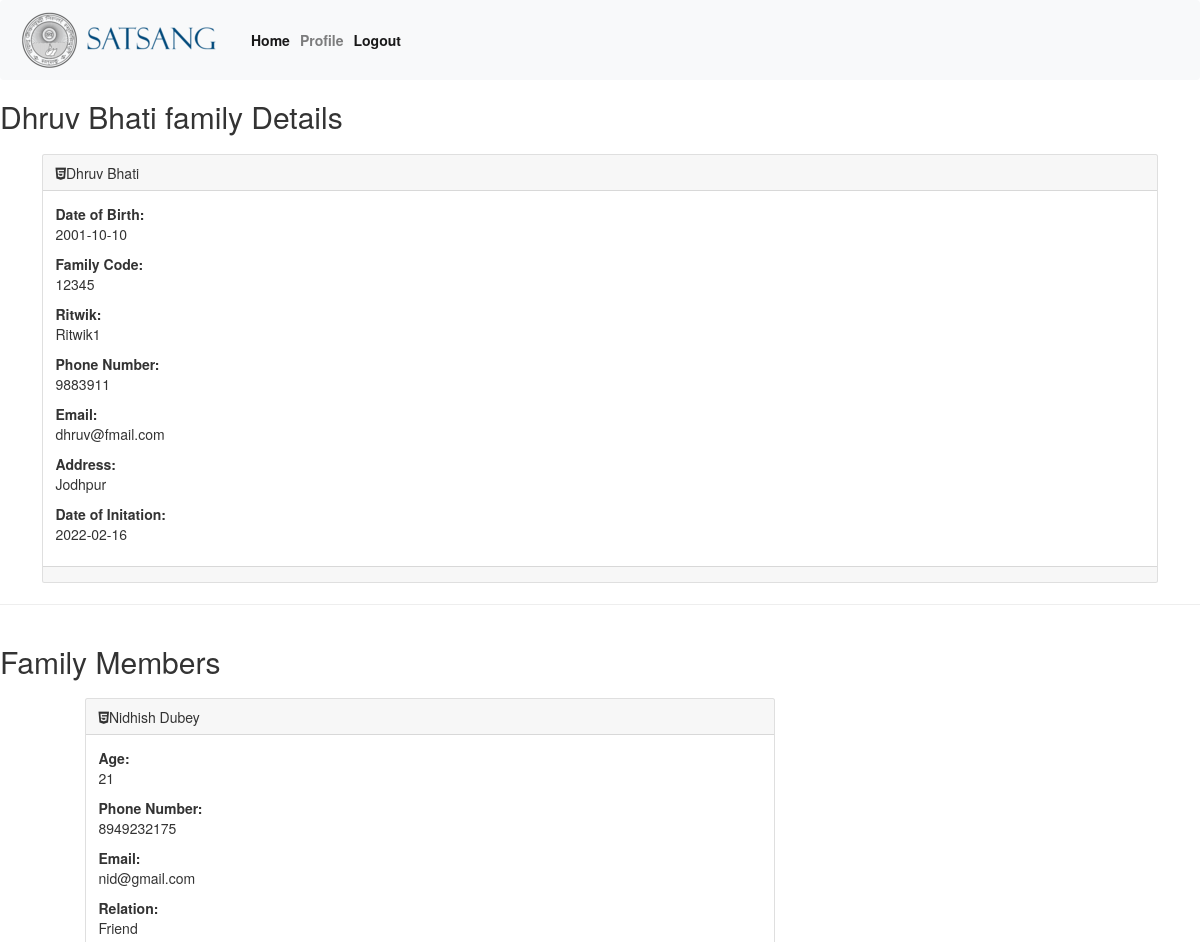
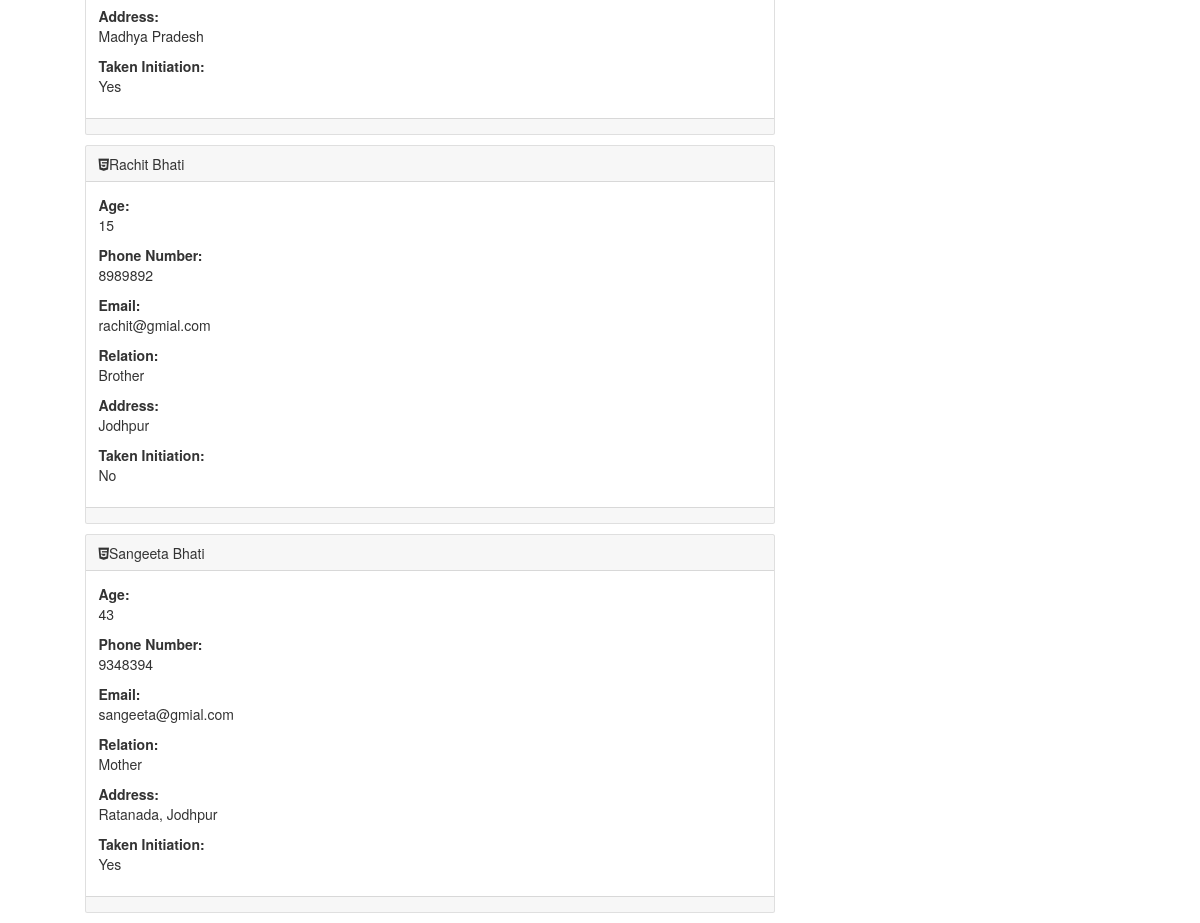
Page /view_profile/1/ (signed in) on the committed database (2 pictures, top to bottom).
### family/models.py (models this page shows, shortened)
class FamilyHead(models.Model):
    family_code = models.CharField(max_length=14, unique=True)
    full_name = models.CharField(max_length=150)
    email = models.EmailField(max_length=150)
    birthday = models.DateField(null=True, blank=True)
    phone_number = models.CharField(max_length=50)
    address = models.CharField(max_length=200)
    family_user = models.OneToOneField(User, on_delete=models.CASCADE)
    ritwik = models.CharField(max_length=127)
    date_of_init = models.DateField(default=date.today())

class FamilyMembers(models.Model):
    initation_choices = (('yes', 'YES') ,('no','NO'))
    familyhead = models.ForeignKey(FamilyHead, on_delete = models.CASCADE)
    full_name = models.CharField(max_length=150)
    relationship = models.CharField(max_length=100)
    phone_number = models.CharField(max_length=50)
    address = models.CharField(max_length=200)
    age = models.PositiveIntegerField()
    email = models.EmailField(max_length=150)
    initiation = models.CharField(choices=initation_choices, max_length=3)

### family/views.py (the view)
# urls.py: path('view_profile/<int:pk>/', views.viewProfile, name='view_profile'),
@login_required(login_url='/login_req')
def viewProfile(request, pk):
    thatfamily = get_object_or_404(FamilyHead, id=pk)
    return render(request, 'view_profile.html', {'thatfamily' : thatfamily})

### templates/view_profile.html (shortened to what this page needs)
{%load static%}
<!DOCTYPE html>
<html lang="en">
<head>
    <link rel="stylesheet" href="https://maxcdn.bootstrapcdn.com/bootstrap/4.0.0/css/bootstrap.min.css">
    <link rel="stylesheet" href="font-awesome-4.7.0/css/font-awesome.min.css">
    <link rel="stylesheet" href="https://maxcdn.bootstrapcdn.com/bootstrap/3.3.7/css/bootstrap.min.css">
    <link rel="stylesheet" href="{%static 'user_profile.css' %}">
</head>
<body>
    <nav class="navbar navbar-expand-lg navbar-light bg-light">
        <a class="nav-link" href="{%url 'index'%}"><img src="/static/images/logo.png"></a>
         <div class="collapse navbar-collapse" id="navbarNav">
           <ul class="navbar-nav">
             <li class="nav-item active">
               <a class="nav-link" href="{% url 'index'%}"><strong>Home</strong> </a>
             </li>
             {% if user.is_authenticated %}
          <li class="nav-item">
            <a class="nav-link" href="{%url 'user_profile'%}"><strong>Profile</strong></a>
          </li>
          <li class="nav-item active">
            <a class="nav-link login-register" href="{% url 'logout'%}"><strong>Logout</strong> </a>
          </li>
          {%endif%}
           </ul>
         </div>
       </nav>
<section class="family-head">
    <h2>{{thatfamily.full_name | title}} family Details</h2>
    <div class="card card-head">
        <div class="card-header">
            <i class="fab fa-html5"></i>{{thatfamily.full_name | title}}
        </div>
        <div class="card-body">
            <strong>Date of Birth: </strong><p>{{thatfamily.birthday | title}}</p>
            <strong>Family Code: </strong><p>{{thatfamily.family_code | title}}</p>
            <strong>Ritwik: </strong><p>{{thatfamily.ritwik | title}}</p>
            <strong>Phone Number: </strong><p>{{thatfamily.phone_number | title}}</p>
            <strong>Email: </strong><p>{{thatfamily.email                                         }}</p>
            <strong>Address: </strong><p>{{thatfamily.address | title}}</p>
            <strong>Date of Initation: </strong><p>{{thatfamily.date_of_init | title}}</p>
        </div>
        <div class="card-footer">
        </div>
    </div>
</section>
<hr>
<div class="add-member">
    <h2>Family Members</h2>
</div>
    <section class="family-members">
    <div class="container">
        <div class="row justify-content-left">
            <div class="col-12 col-lg-8">
                <div class="lista">
                <ul>
                    {%for member in thatfamily.familymembers_set.all%}
                    <li type="none">
                        <div class="card card-html">
                            <div class="card-header">
                                <i class="fab fa-html5"></i>{{member.full_name | title}}
                            </div>
                            <div class="card-body">
                                <strong>Age: </strong><p>{{member.age | title}}</p>
                                <strong>Phone Number: </strong><p>{{member.phone_number | title}}</p>
                                <strong>Email: </strong><p>{{member.email}}</p>
                                <strong>Relation: </strong><p>{{member.relationship | title}}</p>
                                <strong>Address: </strong><p>{{member.address | title}}</p>
                                <strong>Taken Initiation: </strong><p>{{member.initiation | title}}</p>
                            </div>
                            <div class="card-footer">
                            </div>
                        </div>
                    </li>
                    {%endfor%}
                </ul>
                </div>
            </div>
        </div>
    </div>
</section>
</body>
</html>

### static/user_profile.css (style rules this page uses)
.card-html { margin: 10px 0; }
.card-head { margin: 1.5em 3em; }
.add-member { display: inline-block; margin: auto; }

### rows in the picture
FamilyHead: full_name "Dhruv Bhati", birthday "2001-10-10", family_code "12345", ritwik "Ritwik1", phone_number "9883911", email "dhruv@fmail.com", address "Jodhpur", date_of_init "2022-02-16"
FamilyMembers: full_name "Nidhish Dubey", age "21", phone_number "8949232175", email "nid@gmail.com", relationship "Friend", address "Madhya Pradesh", initiation "Yes"
FamilyMembers: full_name "Rachit Bhati", age "15", phone_number "8989892", email "rachit@gmial.com", relationship "Brother", address "Jodhpur", initiation "No"
FamilyMembers: full_name "Sangeeta Bhati", age "43", phone_number "9348394", email "sangeeta@gmial.com", relationship "Mother", address "Ratanada, Jodhpur", initiation "Yes"
